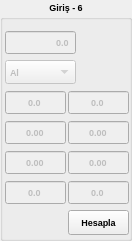
        <widget class="QGroupBox" name="groupBox_10">
         <property name="geometry">
          <rect>
           <x>676</x>
           <y>60</y>
           <width>132</width>
           <height>241</height>
          </rect>
         </property>
         <property name="font">
          <font>
           <pointsize>7</pointsize>
           <weight>75</weight>
           <bold>true</bold>
          </font>
         </property>
         <property name="layoutDirection">
          <enum>Qt::LeftToRight</enum>
         </property>
         <property name="title">
          <string>Giriş - 6</string>
         </property>
         <property name="alignment">
          <set>Qt::AlignCenter</set>
         </property>
         <widget class="QDoubleSpinBox" name="doubleSpinBox_v_p6">
          <property name="enabled">
           <bool>false</bool>
          </property>
          <property name="geometry">
           <rect>
            <x>5</x>
            <y>30</y>
            <width>71</width>
            <height>25</height>
           </rect>
          </property>
          <property name="font">
           <font>
            <pointsize>7</pointsize>
            <weight>75</weight>
            <bold>true</bold>
           </font>
          </property>
          <property name="layoutDirection">
           <enum>Qt::LeftToRight</enum>
          </property>
          <property name="autoFillBackground">
           <bool>false</bool>
          </property>
          <property name="alignment">
           <set>Qt::AlignRight|Qt::AlignTrailing|Qt::AlignVCenter</set>
          </property>
          <property name="buttonSymbols">
           <enum>QAbstractSpinBox::NoButtons</enum>
          </property>
          <property name="decimals">
           <number>1</number>
          </property>
          <property name="maximum">
           <double>9999.000000000000000</double>
          </property>
         </widget>
         <widget class="QComboBox" name="comboBox_tel_p6">
          <property name="enabled">
           <bool>false</bool>
          </property>
          <property name="geometry">
           <rect>
            <x>5</x>
            <y>60</y>
            <width>71</width>
            <height>24</height>
           </rect>
          </property>
          <item>
           <property name="text">
            <string>Al</string>
           </property>
          </item>
          <item>
           <property name="text">
            <string>Cu</string>
           </property>
          </item>
          <item>
           <property name="text">
            <string>Diger</string>
           </property>
          </item>
         </widget>
         <widget class="QDoubleSpinBox" name="doubleSpinBox_h1_p_sipir_26">
          <property name="enabled">
           <bool>false</bool>
          </property>
          <property name="geometry">
           <rect>
            <x>68</x>
            <y>90</y>
            <width>61</width>
            <height>25</height>
           </rect>
          </property>
          <property name="alignment">
           <set>Qt::AlignCenter</set>
          </property>
          <property name="buttonSymbols">
           <enum>QAbstractSpinBox::NoButtons</enum>
          </property>
          <property name="decimals">
           <number>1</number>
          </property>
          <property name="maximum">
           <double>9000.000000000000000</double>
          </property>
         </widget>
         <widget class="QDoubleSpinBox" name="doubleSpinBox_h1_p_kesit_26">
          <property name="enabled">
           <bool>false</bool>
          </property>
          <property name="geometry">
           <rect>
            <x>68</x>
            <y>120</y>
            <width>61</width>
            <height>25</height>
           </rect>
          </property>
          <property name="font">
           <font>
            <pointsize>7</pointsize>
            <weight>75</weight>
            <bold>true</bold>
            <kerning>true</kerning>
           </font>
          </property>
          <property name="focusPolicy">
           <enum>Qt::WheelFocus</enum>
          </property>
          <property name="frame">
           <bool>true</bool>
          </property>
          <property name="alignment">
           <set>Qt::AlignCenter</set>
          </property>
          <property name="buttonSymbols">
           <enum>QAbstractSpinBox::NoButtons</enum>
          </property>
          <property name="decimals">
           <number>2</number>
          </property>
          <property name="maximum">
           <double>100000.000000000000000</double>
          </property>
         </widget>
         <widget class="QDoubleSpinBox" name="doubleSpinBox_h1_p_akim_26">
          <property name="enabled">
           <bool>false</bool>
          </property>
          <property name="geometry">
           <rect>
            <x>68</x>
            <y>180</y>
            <width>61</width>
            <height>25</height>
           </rect>
          </property>
          <property name="font">
           <font>
            <pointsize>7</pointsize>
            <weight>75</weight>
            <bold>true</bold>
            <kerning>true</kerning>
           </font>
          </property>
          <property name="focusPolicy">
           <enum>Qt::WheelFocus</enum>
          </property>
          <property name="frame">
           <bool>true</bool>
          </property>
          <property name="alignment">
           <set>Qt::AlignCenter</set>
          </property>
          <property name="buttonSymbols">
           <enum>QAbstractSpinBox::NoButtons</enum>
          </property>
          <property name="decimals">
           <number>1</number>
          </property>
          <property name="maximum">
           <double>100000.000000000000000</double>
          </property>
         </widget>
         <widget class="QDoubleSpinBox" name="doubleSpinBox_h1_p_cap_26">
          <property name="enabled">
           <bool>false</bool>
          </property>
          <property name="geometry">
           <rect>
            <x>68</x>
            <y>150</y>
            <width>61</width>
            <height>25</height>
           </rect>
          </property>
          <property name="font">
           <font>
            <pointsize>7</pointsize>
            <weight>75</weight>
            <bold>true</bold>
            <kerning>true</kerning>
           </font>
          </property>
          <property name="focusPolicy">
           <enum>Qt::WheelFocus</enum>
          </property>
          <property name="frame">
           <bool>true</bool>
          </property>
          <property name="alignment">
           <set>Qt::AlignCenter</set>
          </property>
          <property name="buttonSymbols">
           <enum>QAbstractSpinBox::NoButtons</enum>
          </property>
          <property name="decimals">
           <number>2</number>
          </property>
          <property name="maximum">
           <double>100000.000000000000000</double>
          </property>
         </widget>
         <widget class="QDoubleSpinBox" name="doubleSpinBox_h1_p_cap_6">
          <property name="enabled">
           <bool>false</bool>
          </property>
          <property name="geometry">
           <rect>
            <x>5</x>
            <y>150</y>
            <width>61</width>
            <height>25</height>
           </rect>
          </property>
          <property name="font">
           <font>
            <pointsize>7</pointsize>
            <weight>75</weight>
            <bold>true</bold>
            <kerning>true</kerning>
           </font>
          </property>
          <property name="focusPolicy">
           <enum>Qt::WheelFocus</enum>
          </property>
          <property name="frame">
           <bool>true</bool>
          </property>
          <property name="alignment">
           <set>Qt::AlignCenter</set>
          </property>
          <property name="buttonSymbols">
           <enum>QAbstractSpinBox::NoButtons</enum>
          </property>
          <property name="decimals">
           <number>2</number>
          </property>
          <property name="maximum">
           <double>100000.000000000000000</double>
          </property>
         </widget>
         <widget class="QDoubleSpinBox" name="doubleSpinBox_h1_p_kesit_6">
          <property name="enabled">
           <bool>false</bool>
          </property>
          <property name="geometry">
           <rect>
            <x>5</x>
            <y>120</y>
            <width>61</width>
            <height>25</height>
           </rect>
          </property>
          <property name="font">
           <font>
            <pointsize>7</pointsize>
            <weight>75</weight>
            <bold>true</bold>
            <kerning>true</kerning>
           </font>
          </property>
          <property name="focusPolicy">
           <enum>Qt::WheelFocus</enum>
          </property>
          <property name="frame">
           <bool>true</bool>
          </property>
          <property name="alignment">
           <set>Qt::AlignCenter</set>
          </property>
          <property name="buttonSymbols">
           <enum>QAbstractSpinBox::NoButtons</enum>
          </property>
          <property name="decimals">
           <number>2</number>
          </property>
          <property name="maximum">
           <double>100000.000000000000000</double>
          </property>
         </widget>
         <widget class="QDoubleSpinBox" name="doubleSpinBox_h1_p_sipir_6">
          <property name="enabled">
           <bool>false</bool>
          </property>
          <property name="geometry">
           <rect>
            <x>5</x>
            <y>90</y>
            <width>61</width>
            <height>25</height>
           </rect>
          </property>
          <property name="alignment">
           <set>Qt::AlignCenter</set>
          </property>
          <property name="buttonSymbols">
           <enum>QAbstractSpinBox::NoButtons</enum>
          </property>
          <property name="decimals">
           <number>1</number>
          </property>
          <property name="maximum">
           <double>9000.000000000000000</double>
          </property>
         </widget>
         <widget class="QDoubleSpinBox" name="doubleSpinBox_h1_p_akim_6">
          <property name="enabled">
           <bool>false</bool>
          </property>
          <property name="geometry">
           <rect>
            <x>5</x>
            <y>180</y>
            <width>61</width>
            <height>25</height>
           </rect>
          </property>
          <property name="font">
           <font>
            <pointsize>7</pointsize>
            <weight>75</weight>
            <bold>true</bold>
            <kerning>true</kerning>
           </font>
          </property>
          <property name="focusPolicy">
           <enum>Qt::WheelFocus</enum>
          </property>
          <property name="frame">
           <bool>true</bool>
          </property>
          <property name="alignment">
           <set>Qt::AlignCenter</set>
          </property>
          <property name="buttonSymbols">
           <enum>QAbstractSpinBox::NoButtons</enum>
          </property>
          <property name="decimals">
           <number>1</number>
          </property>
          <property name="maximum">
           <double>100000.000000000000000</double>
          </property>
         </widget>
         <widget class="QPushButton" name="pushButton_h1_p_buton_6">
          <property name="geometry">
           <rect>
            <x>68</x>
            <y>210</y>
            <width>61</width>
            <height>25</height>
           </rect>
          </property>
          <property name="text">
           <string>Hesapla</string>
          </property>
         </widget>
         <widget class="QLabel" name="label_kesit_ok_6">
          <property name="geometry">
           <rect>
            <x>100</x>
            <y>40</y>
            <width>21</width>
            <height>21</height>
           </rect>
          </property>
          <property name="text">
           <string/>
          </property>
          <property name="pixmap">
           <pixmap resource="icons.qrc">:/staticfiles/icons/checked.png</pixmap>
          </property>
          <property name="scaledContents">
           <bool>true</bool>
          </property>
         </widget>
         <widget class="QLabel" name="label_kesit_error_6">
          <property name="geometry">
           <rect>
            <x>100</x>
            <y>60</y>
            <width>20</width>
            <height>20</height>
           </rect>
          </property>
          <property name="text">
           <string/>
          </property>
          <property name="pixmap">
           <pixmap resource="icons.qrc">:/staticfiles/icons/warning.png</pixmap>
          </property>
          <property name="scaledContents">
           <bool>true</bool>
          </property>
         </widget>
        </widget>
